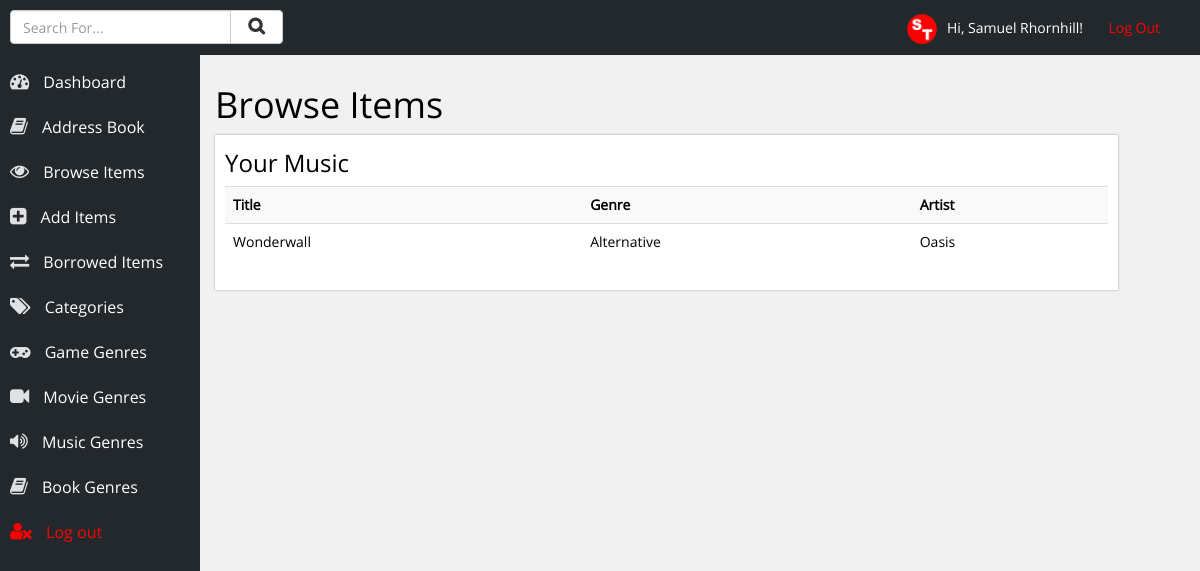
The app's page /items.php?category=6 (signed in) with its own data.
### tables this page shows
CREATE TABLE IF NOT EXISTS `users` (
  `id` int(10) NOT NULL AUTO_INCREMENT,
  `username` varchar(20) NOT NULL,
  `name` varchar(50) NOT NULL,
  `password` varchar(12) NOT NULL,
  PRIMARY KEY (`id`)
);

CREATE TABLE IF NOT EXISTS `categories` (
  `id` int(11) NOT NULL AUTO_INCREMENT,
  `category` varchar(150) NOT NULL,
  PRIMARY KEY (`id`)
);

CREATE TABLE IF NOT EXISTS `items` (
  `id` int(25) NOT NULL AUTO_INCREMENT,
  `item_name` varchar(200) NOT NULL,
  `item_category` int(3) NOT NULL,
  `genre` varchar(50) NOT NULL,
  `type` varchar(50) NOT NULL,
  `album` varchar(100) NOT NULL,
  `track` int(3) NOT NULL,
  `artist` varchar(100) NOT NULL,
  `location` varchar(100) NOT NULL,
  `borrowed` int(1) NOT NULL,
  `author` varchar(100) NOT NULL,
  `isbn` varchar(30) NOT NULL,
  PRIMARY KEY (`id`)
);

CREATE TABLE IF NOT EXISTS `music_genre` (
  `id` int(11) NOT NULL AUTO_INCREMENT,
  `genre_name` varchar(50) NOT NULL,
  PRIMARY KEY (`id`)
);

### inc/account-info.php (called while the page is built, shortened)
<?php
	$loggedIn = $_SESSION['username'];
	$result = mysqli_query($con, "SELECT * FROM users WHERE username = '$loggedIn'");
	while ($row = mysqli_fetch_array($result)) {
		$name = $row['name'];
	}
?>

### inc/results/show-music.php (the view, shortened to what this page needs)
<?php
	$categoryNumber = $_GET['category'];
	$getCategoryName = mysqli_query($con, "SELECT * FROM categories WHERE id='$categoryNumber'");
	while ($row = mysqli_fetch_array($getCategoryName)) {
		$categoryName = $row['category'];
	}
?>
<h3>Your <?php echo $categoryName; ?></h3>
<table class="table table-items table-striped">
	<tr>
		<th>Title</th>
		<th>Genre</th>
		<th>Artist</th>
	</tr>
	<?php
		$result = mysqli_query($con, "SELECT * FROM items WHERE item_category='$categoryNumber' ORDER BY item_name ASC");
		while ($row = mysqli_fetch_array($result)) {
			$genreName = $row['genre'];
			$artist = $row['artist'];
			if($row['borrowed']>0) {
				echo '<tr style="font-weight:bold; color:red; background-color:#e1e1e1;" class="list" onclick="location.href=\'item.php?id=' . $row['id'] . '\'">';
					echo '<td>' . $row['item_name'] . '</td>';
					$getGenreName = mysqli_query($con, "SELECT * FROM music_genre WHERE id='$genreName'");
					while ($row = mysqli_fetch_array($getGenreName)) {
						echo '<td>' . $row['genre_name'] . '</td>';
					}
					echo '<td>' . $artist . '</td>';
				echo '</tr>';
			}
			else {
				echo '<tr class="list" onclick="location.href=\'item.php?id=' . $row['id'] . '\'">';
					echo '<td>' . $row['item_name'] . '</td>';
					$getGenreName = mysqli_query($con, "SELECT * FROM music_genre WHERE id='$genreName'");
					while ($row = mysqli_fetch_array($getGenreName)) {
						echo '<td>' . $row['genre_name'] . '</td>';
					}
					echo '<td>' . $artist . '</td>';
				echo '</tr>';
			}
		}
	?>
</table>

### inc/head.php (shortened to what this page needs)
<!DOCTYPE html>
<html lang="en">
<head>
	<link rel="stylesheet" href="css/bootstrap.min.css" />
	<link rel="stylesheet" href="css/main.css" />
	<link rel="stylesheet" href="css/font-awesome.min.css" />
</head>
<body>
<div class="container-fluid">
	<header>
		<p class="log-out"><img style="max-height:30px; margin-right:10px;" src="images/logo.png" alt="Samuel Thornhill" />Hi, <?php echo $name; ?>! &nbsp; &nbsp; &nbsp; <a href="handlers/log-out.php">Log Out</a></p>
		<div class="row">
			<div class="col-xs-3">
				<p style="">
					<form action="search-results.php" method="POST">
						<div class="input-group">
							<input type="text" class="form-control" name="term" placeholder="Search For..." />
							<span class="input-group-btn">
								<button class="btn btn-default" style="margin-top:-20px;" type="submit" name="submit"><i class="fa fa-search" style="font-weight:bold; padding-left:5px; padding-right:5px; font-size:125%;"></i></button>
							</span>
						</div>
					</form>
				</p>
			</div>
		</div>
	</header>
	<div class="navigation">
		<ul>
			<li><a href="index.php"><i class="fa fa-tachometer"></i> Dashboard</a></li>
			<li><a href="contacts.php"><i class="fa fa-book"></i> Address Book</a></li>
			<li><a href="choose-category.php"><i class="fa fa-eye"></i> Browse Items</a></li>
			<li><a href="add-item.php"><i class="fa fa-plus-square"></i> Add Items</a></li>
			<li><a href="borrowed.php"><i class="fa fa-exchange"></i> Borrowed Items</a></li>
			<li><a href="categories.php"><i class="fa fa-tags"></i> Categories</a></li>
			<li><a href="genre.php?genre=Game"><i class="fa fa-gamepad"></i> Game Genres</a></li>
			<li><a href="genre.php?genre=Movie"><i class="fa fa-video-camera"></i> Movie Genres</a></li>
			<li><a href="genre.php?genre=Music"><i class="fa fa-volume-up"></i> Music Genres</a></li>
			<li><a href="genre.php?genre=Book"><i class="fa fa-book"></i> Book Genres</a></li>
			<li><a style="color:red;" href="handlers/log-out.php"><i style="color:red;" class="fa fa-user-times"></i> Log out</a></li>
		</ul>
	</div>

### css/main.css (style rules this page uses)
body { font-size: 14px; font-family: open-sans; background-color: #f1f1f1; color: black; }
header { width: 100%; background-color: #23282D; height: 55px; line-height: 55px; position: fixed; top: 0px; left: 0px; color: white; z-index: 99; padding-left: 10px; padding-right: 10px; }
header .log-out { float: right; margin-right: 30px; }
header .log-out a { text-decoration: none; color: red; }
.navigation { background-color: #23282D; width: 200px; height: 100%; float: left; position: fixed; top: 0px; left: 0px; padding-top: 40px; color: white; font-size: 16px; }
.navigation ul { list-style-type: none; margin: 0px; padding: 0px; margin-top: 20px; }
.navigation ul li { margin: 0px; padding: 0px; }
.navigation ul li a { color: white; text-decoration: none; height: 45px; line-height: 45px; display: block; padding-left: 10px; }
.navigation ul li a .fa { padding-right: 10px; font-size: 120%; color: #e1e1e1; }
.section h1, .section h2, .section h3, .section h4, .section h5, .section h6 { margin-top: 5px; }

### records on screen
users: name "Samuel Rhornhill"
categories: category "Music"
items: item_name "Wonderwall", artist "Oasis"
music_genre: genre_name "Alternative"
